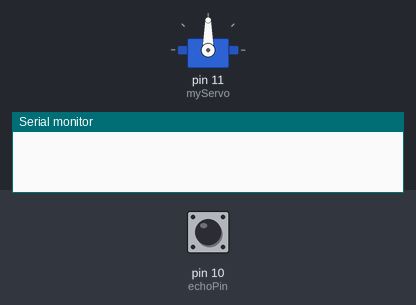
A sketch run on a simulated Arduino Uno, built with avr-gcc and run on an emulated ATmega328P. Shown: servo, the last lines printed to the serial monitor. Inputs (shaded band) come from the test bench; at power-on: pin 10 (echoPin) LOW.

Above: at 0.1 s.
At 1.2 s:
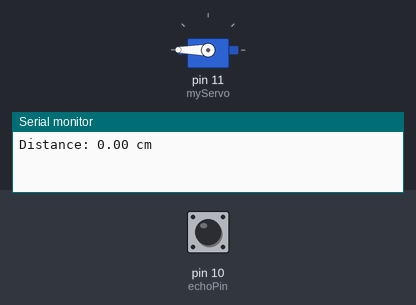
1.3 s: pin 10 (echoPin) pulsed HIGH 5 times (0.12 s each, 0.3 s apart)
At 2.7 s:
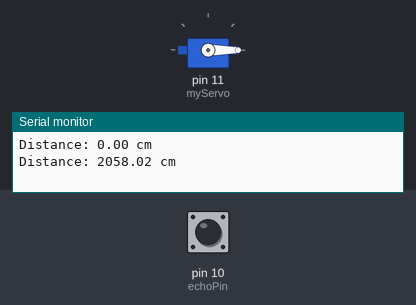
Timing chart, 0 to 5.8 s (numbered marks = the images above; inputs shaded):
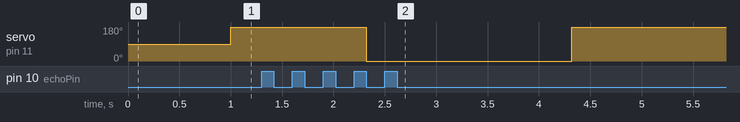

The sketch:

Smart_Dustbin.ino
```cpp
#include<Servo.h>
Servo myServo;
int pos = 0;
const int trigPin = 9;
const int echoPin = 10;
void setup() {
  // put your setup code here, to run once:
  Serial.begin(9600);
  myServo.attach(11);

}
float ping()
{
  long duration;
  float distance;
  pinMode(trigPin,OUTPUT);
  pinMode(echoPin,INPUT);
  digitalWrite(trigPin,LOW);
 delayMicroseconds(2);
 digitalWrite(trigPin,HIGH);
 delayMicroseconds(5);
 duration = pulseIn(echoPin,HIGH);
 distance = (duration*0.0343)/2;
  Serial.print("Distance: ");
    Serial.print(distance);
    Serial.println(" cm");

    return distance;
  }

void loop() {
  // put your main code here, to run repeatedly:

  float measuredDistance = ping();
  if(measuredDistance<10)
  {
    myServo.write(180);
  }
  else
  {
    myServo.write(0);
  }

delay(1000);
}
```

Measured:
- after the input at 1.3 s, servo on pin 11 (myServo): 180° → 0° after 1.0 s, → 180° 2.0 s later
